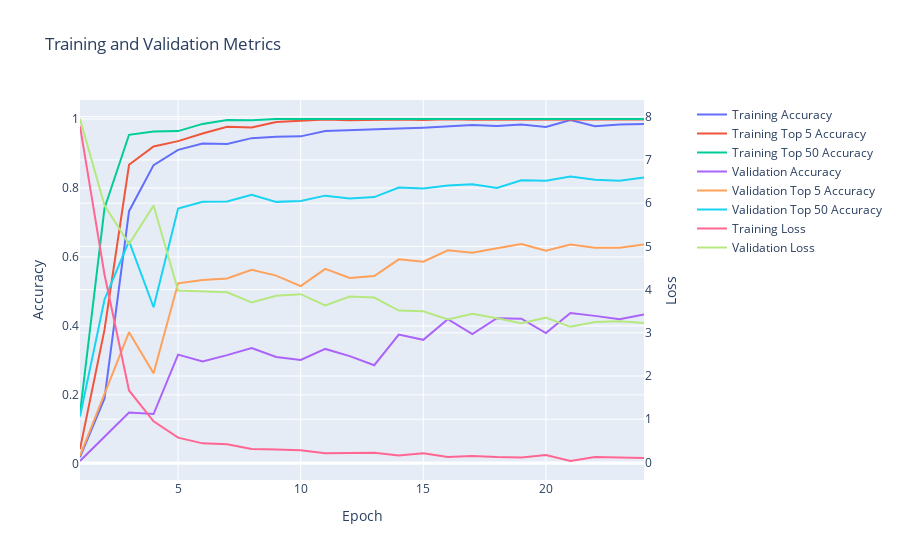

Write notebook code for a chart like this one.
### Code cell
arcface_similarity_model.display_training_history()
